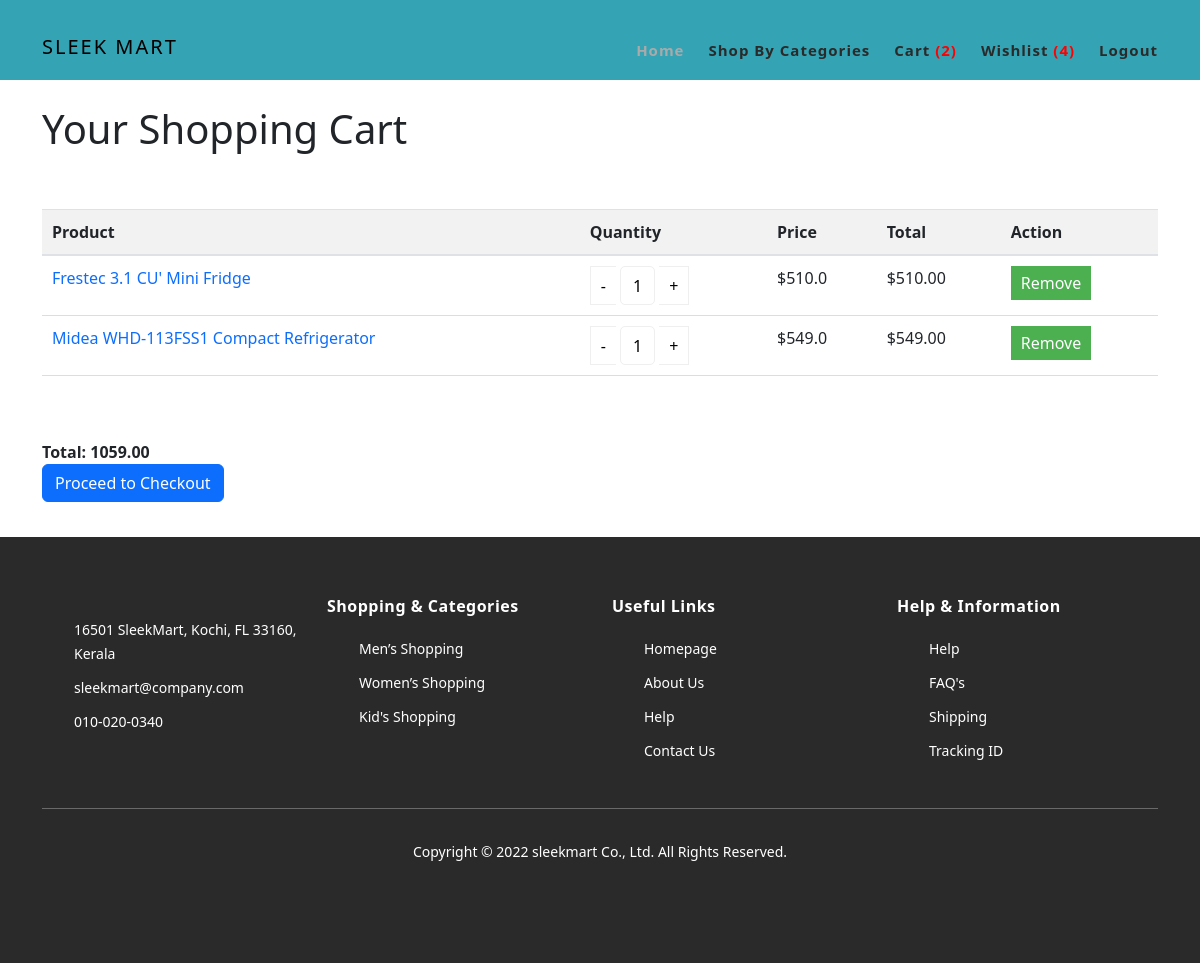
Page /cart_details/ (signed in) on the earlier database version.
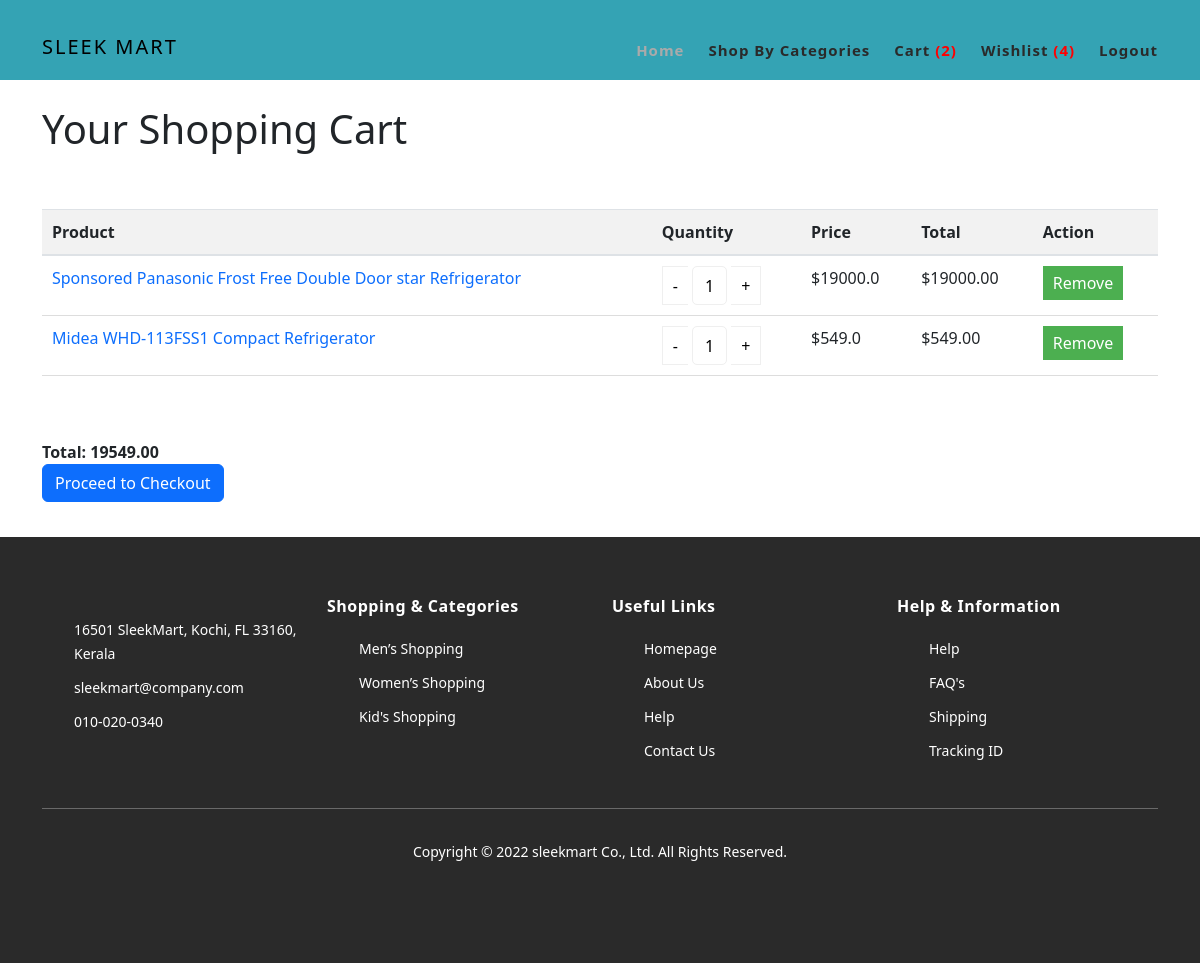
Same page on the later database version.
### dashboard/models.py (models this page shows, shortened)
class CartItems(models.Model):
    cart = models.ForeignKey(AddCart, on_delete=models.CASCADE)
    product = models.ForeignKey(Product, on_delete=models.CASCADE)
    quantity = models.IntegerField()
    cart_item_date = models.DateTimeField(auto_now_add=True)
    total_price = models.DecimalField(max_digits=10, decimal_places=2, default=0.0)
    order = models.ForeignKey(Order, null=True, blank=True, on_delete=models.SET_NULL)
    order_item = models.ForeignKey(OrderItem, null=True, blank=True, on_delete=models.SET_NULL)

class Product(models.Model):
    subcategory = models.ForeignKey(Subcategory, on_delete=models.CASCADE, null=True, blank=True)
    seller = models.ForeignKey(Seller, on_delete=models.CASCADE)
    slug = models.CharField(max_length=100, null=False, blank=False)
    name=models.CharField(max_length=100, null=False, blank=False)
    product_image=models.ImageField(upload_to="product_images", null=False, blank=False)
    description = models.CharField(max_length=500, null=False, blank=False)
    quantity = models.IntegerField(null=False, blank=False)
    original_price = models.FloatField(null=False, blank=False)
    selling_price = models.FloatField(null=False, blank=False)
    status = models.BooleanField(default=False, help_text="0=default,1=Hidden")
    trending = models.BooleanField(default=False, help_text="0=default,1=Trending")
    created_date = models.DateTimeField(auto_now_add=True)
    updated_date = models.DateTimeField(auto_now=True)

### dashboard/views.py (the view)
# urls.py: path('cart_details/', views.cart_details, name='cart_details'),
@login_required
def cart_details(request):
    categories=Category.objects.filter(status=False)
    cart_items = []
    cart_empty = False
    total_price = 0
    if request.user.is_authenticated:
           user_id = request.user.id
           user = request.user
           wishlist = WishlistItems.objects.filter(wishlist__user_id=user_id).values_list('products__id', flat=True)
           wishlist_count = WishlistItems.objects.filter(wishlist__user=user).count()
           cart_count = CartItems.objects.filter(cart__user=user).count()
           if AddCart.objects.filter(user=user).exists():
             cart = AddCart.objects.get(user=user)
             cart_items = CartItems.objects.filter(cart=cart)
             total_price = sum(item.total_price for item in cart_items)
           else:
             cart_empty = True
    context = {
        'categories':categories,
        'wishlist': wishlist,
        'wishlist_count': wishlist_count,
        'cart_count': cart_count,
        'cart_items': cart_items,
        'total_price': total_price,
        'cart_empty': cart_empty,
    }
    return render(request, 'Customer/cart.html', context)

### templates/Customer/cart.html (shortened to what this page needs)
{% load static %}
{% block content %}
<!DOCTYPE html>
<html>
<head>
    <link rel="stylesheet" type="text/css" href="{% static 'css/bootstrap.min.css' %}">
    <link rel="stylesheet" type="text/css" href="{% static 'css/font-awesome.css' %}">
    <link rel="stylesheet" href="{% static 'css/templatemo-hexashop.css' %}">
    <link rel="stylesheet" href="{% static 'css/owl-carousel.css' %}">
    <link rel="stylesheet" href="{% static 'css/lightbox.css' %}">
    <link href="https://cdn.jsdelivr.net/npm/bootstrap@5.3.0/dist/css/bootstrap.min.css" rel="stylesheet">
</head>
<body>
<header class="header-area header-sticky">
    <div class="container">
        <div class="row">
            <div class="col-12">
                <nav class="main-nav">
                    <a href="{% url 'dashboard_home' %}" class="logo">
                        <h5 style="color:black;position:absolute;top:35px;">Sleek Mart </h5>
                    </a>
                    <ul class="nav">
                        <li class="scroll-to-section"><a href="{% url 'dashboard_home' %}" class="active">Home</a></li>
                        <li class="has-submenu">
                            <a href="#">Shop By Categories</a>
                        </li>
                        <li class="scroll-to-section">
                          <a href="{% url 'cart_details' %}">Cart <span class="cart-count" style="color:red;">({{ cart_count }})</span></a>
                      </li>
                        <li class="scroll-to-section">
                            <a href="{% url 'view_wishlist' %}"> Wishlist <span class="wishlist-count" style="color:red;">({{ wishlist_count }})</span></a>
                        </li>
                        {% if user.is_authenticated %}
                        <li class="scroll-to-section"><a href="{% url 'loggout' %}">Logout</a></li>
                        {% else %}
                        <li class="scroll-to-section"><a href="{% url 'loggout' %}">SignIn/Signup</a></li>
                        {% endif %}
                    </ul>
                </nav>
            </div>
        </div>
    </div>
</header>
    <div class="container" style="position:relative;top:25px;">
        <h1>Your Shopping Cart</h1>
        <br><br>
        {% if cart_empty %}
                <h6>Your cart is empty.</h6>
                <div class="alert alert-info">
                    Your Cart is empty. <a href="{% url 'dashboard_home' %}" class="alert-link">Start shopping now</a>!
                  </div>
                {% else %}
        <table class="table">
            <thead>
                <tr>
                    <th>Product</th>
                    <th>Quantity</th>
                    <th>Price</th>
                    <th>Total</th>
                    <th>Action</th>
                </tr>
            </thead>
            <tbody>
                {% for cart_item in cart_items %}
                    <tr {% if cart_item.product.quantity == 0 %}class="disabled-row"{% endif %}>
                        <td><a href="{% url 'each_product' cart_item.product.id %}">{{ cart_item.product.name }}
                        </a></td>
                        <td>
                            <div class="quantity buttons_added">
                                <input type="button" value="-" class="minus quantity-button" data-field="quantityInput{{ cart_item.id }}" onclick="updateQuantity('{{ cart_item.id }}', {{ cart_item.product.selling_price }}, -1)">
                                <input type="number" min="1" max="{{ cart_item.product.quantity }}" name="quantity{{ cart_item.id }}" value="{{ cart_item.quantity }}" id="quantityInput{{ cart_item.id }}" title="Qty" class="input-text qty text quantity-input" size="4" pattern="" inputmode="" oninput="validateQuantity(this)">
                                <input type="button" value="+" class="plus quantity-button" data-field="quantityInput{{ cart_item.id }}" onclick="updateQuantity('{{ cart_item.id }}', {{ cart_item.product.selling_price }}, 1)">
                            </div>
                        </td>
                        <td>${{ cart_item.product.selling_price }}</td>
                        <td class="total-price"><span id="totalPrice{{ cart_item.id }}">${{ cart_item.total_price }}</span></td>
                        <td>
                            <form method="post" action="{% url 'remove_cart_item' cart_item.id %}">
                                <button type="submit" class="update-button">Remove</button>
                            </form>
                        </td>
                    </tr>
                {% endfor %}
            </tbody>
        </table>
        {% endif %}
        <br><br>
        {% if cart_empty is False %}
        <div>
            <b>Total: <span id="total_price">{{ total_price }}</span></b>
            <br>
            <a href="{% url 'checkout' %}" class="btn btn-primary">Proceed to Checkout</a>
        </div>
        {% endif %}
    </div>
    <footer>
        <div class="container">
            <div class="row">
                <div class="col-lg-3">
                    <div class="first-item">
                        <ul>
                            <li><a href="#">16501 SleekMart, Kochi, FL 33160, Kerala</a></li>
                            <li><a href="#">sleekmart@company.com</a></li>
                            <li><a href="#">010-020-0340</a></li>
                        </ul>
                    </div>
                </div>
                <div class="col-lg-3">
                    <h4>Shopping &amp; Categories</h4>
                    <ul>
                        <li><a href="#">Men’s Shopping</a></li>
                        <li><a href="#">Women’s Shopping</a></li>
                        <li><a href="#">Kid's Shopping</a></li>
                    </ul>
                </div>
                <div class="col-lg-3">
                    <h4>Useful Links</h4>
                    <ul>
                        <li><a href="#">Homepage</a></li>
                        <li><a href="#">About Us</a></li>
                        <li><a href="#">Help</a></li>
                        <li><a href="#">Contact Us</a></li>
                    </ul>
                </div>
                <div class="col-lg-3">
                    <h4>Help &amp; Information</h4>
                    <ul>
                        <li><a href="#">Help</a></li>
                        <li><a href="#">FAQ's</a></li>
                        <li><a href="#">Shipping</a></li>
                        <li><a href="#">Tracking ID</a></li>
                    </ul>
                </div>
                <div class="col-lg-12">
                    <div class="under-footer">
                        <p>Copyright © 2022 sleekmart Co., Ltd. All Rights Reserved.
                        <ul>
                            <li><a href="#"><i class="fa fa-facebook"></i></a></li>
                            <li><a href="#"><i class="fa fa-twitter"></i></a></li>
                            <li><a href="#"><i class="fa fa-linkedin"></i></a></li>
                            <li><a href="#"><i class="fa fa-behance"></i></a></li>
                        </ul>
                    </div>
                </div>
            </div>
        </div>
    </footer>
{% endblock %}
</body>
</html>

### static/css/templatemo-hexashop.css (style rules this page uses)
html, body, div, span, applet, object, iframe, h1, h2, h3, h4, h5, h6, p, blockquote, div pre, a, abbr, acronym, address, big, cite, code, del, dfn, em, font, img, ins, kbd, q, s, samp, small, strike, strong, sub, sup, tt, var, b, u, i, center, dl, dt, dd, ol, ul, li, figure, header, nav, section, article, aside, footer, figcaption { margin: 0; padding: 0; border: 0; outline: 0; }
ul, li { padding: 0; margin: 0; list-style: none; }
header, nav, section, article, aside, footer, hgroup { display: block; }
* { box-sizing: border-box; }
html, body { font-family: 'Poppins', sans-serif; font-weight: 400; background-color: #fff; font-size: 16px; -ms-text-size-adjust: 100%; -webkit-font-smoothing: antialiased; -moz-osx-font-smoothing: grayscale; }
a { text-decoration: none !important; }
.h1, .h2, h3, h4, h5, h6 { margin-top: 0px; margin-bottom: 0px; }
ul { margin-bottom: 0px; }
p { font-size: 14px; line-height: 25px; color: #2a2a2a; }
html, body { background: #fff; font-family: 'Poppins', sans-serif; }
.header-area .main-nav { min-height: 80px; background: transparent; }
.header-area .main-nav .logo { line-height: 100px; color: #fff; font-size: 28px; font-weight: 700; text-transform: uppercase; letter-spacing: 2px; float: left; -webkit-transition: all 0.3s ease 0s; -moz-transition: all 0.3s ease 0s; -o-transition: all 0.3s ease 0s; transition: all 0.3s ease 0s; }
.header-area .main-nav .nav { float: right; margin-top: 30px; margin-right: 0px; background-color: transparent; -webkit-transition: all 0.3s ease 0s; -moz-transition: all 0.3s ease 0s; -o-transition: all 0.3s ease 0s; transition: all 0.3s ease 0s; position: relative; z-index: 999; }
.header-area .main-nav .nav li { padding-left: 15px; padding-right: 15px; }
.header-area .main-nav .nav li:last-child { padding-right: 0px; }
.header-area .main-nav .nav li a { display: block; font-weight: 600; font-size: 15px; color: #2a2a2a; text-transform: capitalize; -webkit-transition: all 0.3s ease 0s; -moz-transition: all 0.3s ease 0s; -o-transition: all 0.3s ease 0s; transition: all 0.3s ease 0s; height: 40px; line-height: 40px; border: transparent; letter-spacing: 1px; }
.header-area .main-nav .nav li a { color: #2a2a2a; }
.header-area .main-nav .nav li:hover a, .header-area .main-nav .nav li a.active { color: #aaa!important; }
.header-area.header-sticky { min-height: 80px; background-color: #34a3b4; }
.header-area .nav { margin-top: 30px; }
.header-area.header-sticky .nav li a.active { color: #aaa; }
@media (max-width: 1200px) { .header-area .main-nav .nav li { padding-left: 12px; padding-right: 12px; } }
@media (max-width: 1200px) { .header-area .main-nav:before { display: none; } }
@media (min-width: 767px) { .header-area .main-nav .nav { display: flex !important; } }
footer { margin-top: 60px; padding: 60px 0px 30px 0px; background-color: #2a2a2a; }
footer ul li { display: block; margin-bottom: 10px; }
footer ul li a { font-size: 14px; color: #fff; transition: all .3s; }
footer h4 { letter-spacing: 0.5px; font-size: 16px; color: #fff; font-weight: 700; margin-bottom: 20px; }
footer .under-footer { margin-top: 30px; padding-top: 30px; text-align: center; border-top: 1px solid rgba(250,250,250,0.3); }
footer .under-footer ul { margin-top: 20px; }
footer .under-footer ul li { display: inline-block; margin: 0px 10px; }
footer .under-footer ul li a { font-size: 22px; }
footer .under-footer p { color: #fff; font-size: 14px; font-weight: 300; }
footer .under-footer a { color: #cff; }
.quantity { display: inline-block; }
.quantity .input-text.qty { width: 35px; height: 39px; padding: 0 5px; text-align: center; background-color: transparent; border: 1px solid #efefef; }
.quantity.buttons_added { text-align: left; position: relative; white-space: nowrap; vertical-align: top; }
.quantity.buttons_added input { display: inline-block; margin: 0; vertical-align: top; box-shadow: none; }
.quantity.buttons_added .minus, .quantity.buttons_added .plus { padding: 7px 10px 8px; height: 39px; background-color: #ffffff; border: 1px solid #efefef; cursor:pointer; }
.quantity.buttons_added .minus { border-right: 0; }
.quantity.buttons_added .plus { border-left: 0; }

Differences in the rows shown:
removed CartItems: product.name "Frestec 3.1 CU' Mini Fridge", quantity "1", product.selling_price "510.0", total_price "510.00"
added CartItems: product.name "Sponsored Panasonic Frost Free Double Door star Refrigerator", quantity "1", product.selling_price "19000.0", total_price "19000.00"
Other differences:
{{ total_price }}: "1059.00" → "19549.00"
